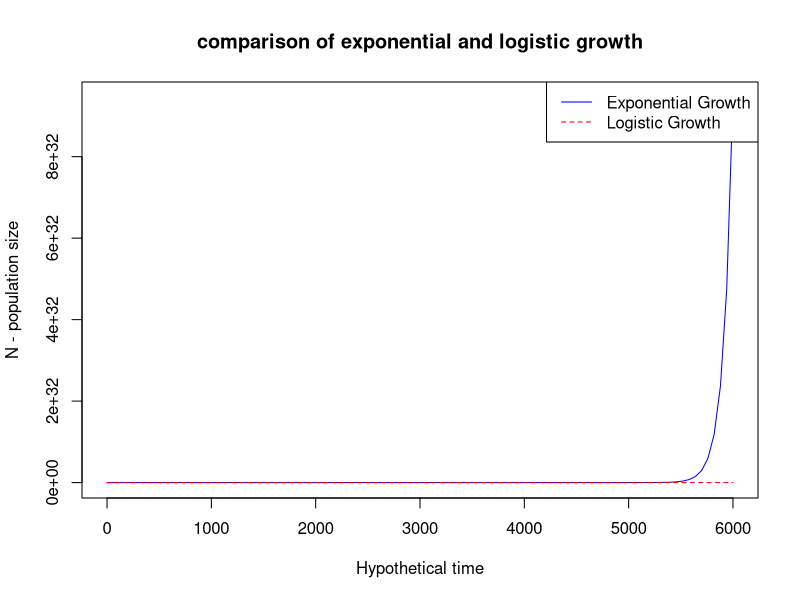

Write the R code that produced this figure.
N0 <- 879
r <- 0.01152507
K <- 60000000000  
t <- seq(0, 6000, by = 60)

# Exponential growth
N_exponential <- N0 * exp(r * t)

# Logistic growth
N_logistic <- K / (1 + ((K - N0) / N0) * exp(-r * t))

plot(t, N_exponential, type = 'l', col = 'blue', xlab = 'Hypothetical time', ylab = 'N - population size', main = 'comparison of exponential and logistic growth')
lines(t, N_logistic, col = 'red', lty = 2)
legend('topright', legend = c('Exponential Growth', 'Logistic Growth'), col = c('blue', 'red'), lty = 1:2)
